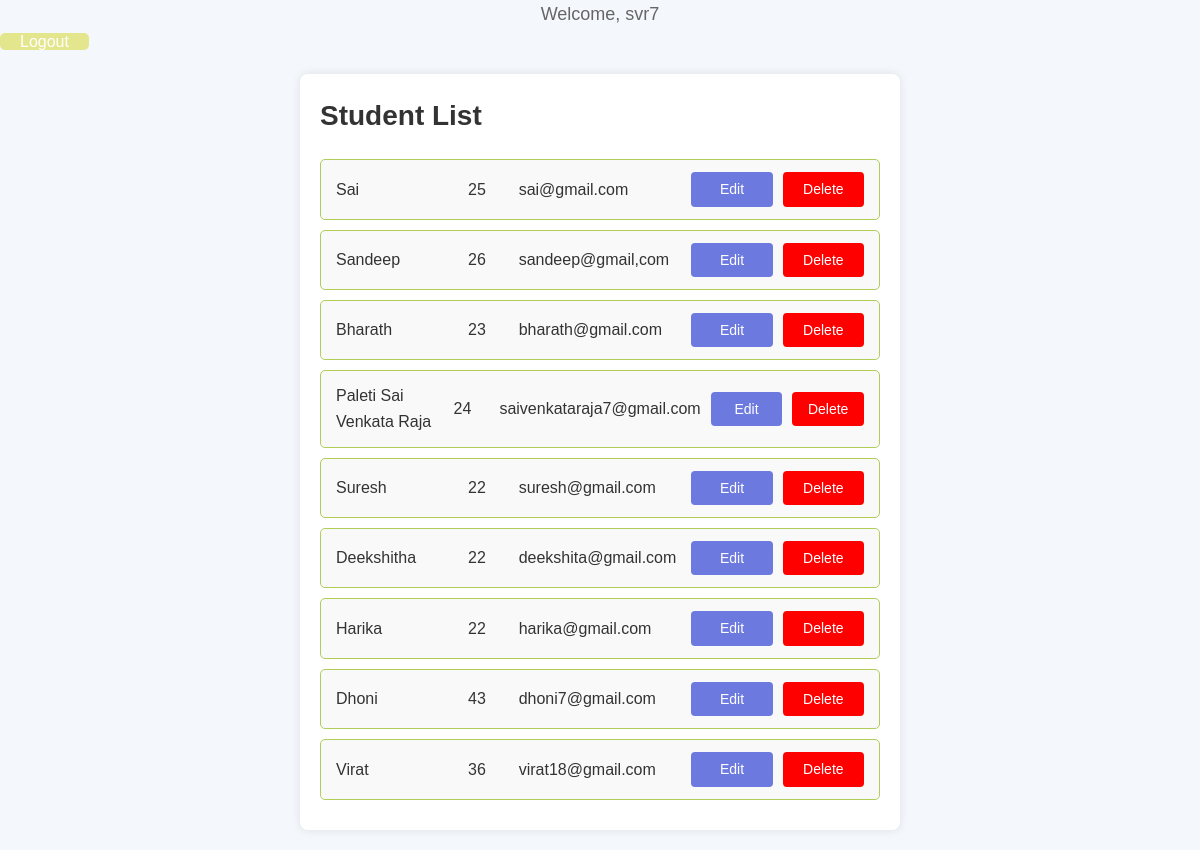
The app's page /students/ (signed in) with its own data.
### myapp/models.py (models this page shows, shortened)
class Student(models.Model):
    name = models.CharField(max_length=100)
    age = models.IntegerField()
    email = models.EmailField()

### myapp/views.py (the view)
# urls.py: path('students/', views.student_list_view, name='student_list'),
def student_list_view(request):
    students = Student.objects.all() # Fetch all student records
    return render(request, 'myapp/student_list.html', {'students': students})

### myapp/templates/myapp/student_list.html (shortened to what this page needs)
<!DOCTYPE html>
<html lang="en">
<head>
</head>
<body>
    <div class="lo">
        {% if user.is_authenticated %}
            <p>Welcome, {{ user.username }}</p>
            <a href="{% url 'logout' %}">Logout</a>
        {% else %}
            <a href="{% url 'login' %}">Login</a>
        {% endif %}
    </div>
    <div class="container">
        <h2>Student List</h2>
        {% if students %}
        <ul>
            {% for student in students %}
            <li>
                <span> {{ student.name }} </span>
                <span> {{ student.age }} </span>
                <span>{{ student.email }}</span> <a href="{% url 'edit_student' student.id %}">Edit</a> <a
                    href="{% url 'delete_student' student.id %} " id="delete_but">Delete</a>
            </li>
            {% endfor %}
        </ul>
        {% else %}
        <p>No Students found.</p>
        {% endif %}
    </div>
</body>
</html>

### myapp/templates/myapp/student_list.html (style rules this page uses)
* { margin: 0; padding: 0; box-sizing: border-box; }
body { font-family: Arial, sans-serif; background-color: #f4f7fc; color: #333; line-height: 1.6; }
.container { width: 50%; max-width: 700px; margin: 20px auto; padding: 20px; background-color: #fff; box-shadow: 0 0 10px rgba(0, 0, 0, 0.1); border-radius: 8px; }
h2 { color: #333; font-size: 28px; margin-bottom: 20px; }
ul { list-style-type: none; }
ul li { background-color: #f9f9f9; border: 1px solid #ddd; padding: 15px; margin-bottom: 10px; border-radius: 5px; display: flex; justify-content: space-between; }
li span { font-weight: bold; }
p { font-size: 18px; color: #666; text-align: center; }
a { background-color: #e0e26fc8; color: white; text-decoration: none; padding-left: 20px; padding-right: 20px; border-radius: 5px; font-size: medium; }
ul { list-style-type: none; padding: 0; margin: 0; }
ul li { display: grid; grid-template-columns: 1.5fr 0.5fr 2fr 1fr 1fr; align-items: center; gap: 10px; background-color: #f9f9f9; border: 1px solid #afcd57; padding: 12px 15px; margin-bottom: 10px; border-radius: 5px; }
ul li span { font-weight: 500; }
ul li a { background-color: #6c7ae0; color: white; text-decoration: none; padding: 6px 12px; border-radius: 4px; font-size: 14px; text-align: center; transition: background-color 0.3s; }
#delete_but { background-color: red; transition: background-color 0.3s; }
.lo { align-items: end; }

### records on screen
Student: name "Sai", age "25", email "sai@gmail.com"
Student: name "Sandeep", age "26", email "sandeep@gmail,com"
Student: name "Bharath", age "23", email "bharath@gmail.com"
Student: name "Paleti Sai Venkata Raja", age "24", email "saivenkataraja7@gmail.com"
Student: name "Suresh", age "22", email "suresh@gmail.com"
Student: name "Deekshitha", age "22", email "deekshita@gmail.com"
Student: name "Harika", age "22", email "harika@gmail.com"
Student: name "Dhoni", age "43", email "dhoni7@gmail.com"
Student: name "Virat", age "36", email "virat18@gmail.com"

### other values on screen
{{ user.username }} "svr7"
